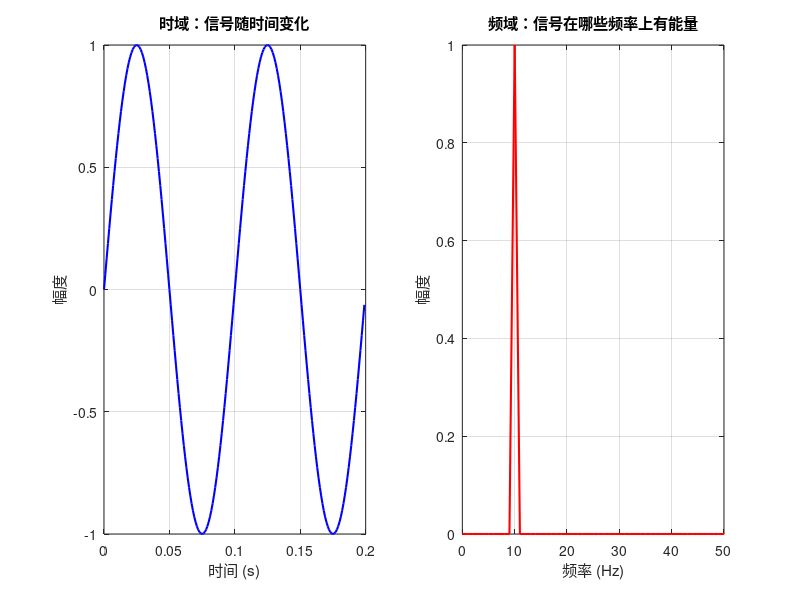

Source code (MATLAB): (Note: this script raises an error after producing the figure.)
%% ============================================================
%  信号基础复习 — 导航抗干扰前置知识
%  配套学习计划：阶段 2→3
%  运行方法：在 MATLAB 中 F5 直接跑
% ============================================================

clear; close all; clc;
fprintf('===== 信号基础复习 =====\n\n');

%% 1. 时域 vs 频域 — 信号的两个视角
% 一个 10Hz 的正弦波
fprintf('--- 1. 时域 vs 频域 ---\n');

Fs = 1000;          % 采样率 1000Hz（大于信号频率的2倍）
T  = 1;             % 时长 1 秒，指仿真总时长
t  = 0:1/Fs:T-1/Fs; % 时间轴->冒号语法 起始:步长:终点  

f0 = 10;            % 信号频率 10Hz
x  = sin(2*pi*f0*t); % 时域信号

% 画时域图
figure('Name', '时域 vs 频域', 'Position', [100, 100, 800, 400]);
subplot(1,2,1);
plot(t(1:200), x(1:200), 'b-', 'LineWidth', 1.5);
xlabel('时间 (s)'); ylabel('幅度');
title('时域：信号随时间变化');
grid on;

% FFT 转到频域
X     = fft(x);
f_axis = (0:length(X)-1) * Fs / length(X);  % 频率轴
amp   = abs(X) / length(X) * 2;              % 幅度

subplot(1,2,2);
plot(f_axis(1:200), amp(1:200), 'r-', 'LineWidth', 1.5);
xlabel('频率 (Hz)'); ylabel('幅度');
title('频域：信号在哪些频率上有能量');
grid on;
xlim([0, 50]);

fprintf('  10Hz 正弦波 → 频谱上在 10Hz 处有一个尖峰\n\n');

%% 2. 采样定理 — 采样率不够会怎样？
fprintf('--- 2. 采样定理 ---\n');

f_signal = 30;     % 信号 30Hz
Fs_bad   = 40;     % 采样率 40Hz (< 60Hz，违反采样定理)
Fs_good  = 200;    % 采样率 200Hz (>> 60Hz，满足)

t_bad  = 0:1/Fs_bad:1;
t_good = 0:1/Fs_good:1;

x_bad  = sin(2*pi*f_signal*t_bad);
x_good = sin(2*pi*f_signal*t_good);

figure('Name', '采样定理', 'Position', [100, 100, 800, 400]);

subplot(1,2,1);
plot(t_bad, x_bad, 'ro-', 'MarkerSize', 3);
hold on;
t_cont = 0:0.001:1;
plot(t_cont, sin(2*pi*f_signal*t_cont), 'b--');
title(sprintf('采样率 %dHz — ❌ 混叠', Fs_bad));
xlabel('时间 (s)'); ylabel('幅度');
legend('采样点', '原始信号', 'Location', 'northeast');

subplot(1,2,2);
plot(t_good, x_good, 'go-', 'MarkerSize', 3);
hold on;
plot(t_cont, sin(2*pi*f_signal*t_cont), 'b--');
title(sprintf('采样率 %dHz — ✅ 完整重建', Fs_good));
xlabel('时间 (s)'); ylabel('幅度');
legend('采样点', '原始信号', 'Location', 'northeast');

fprintf('  采样率 < 信号频率×2 → 混叠（虚线是原始信号，红点是采到的）\n');
fprintf('  北斗信号在 1.5GHz 附近 → ADC 采样率至少要 3GHz 以上\n\n');

%% 3. 加噪声 — 信号 vs 干扰
fprintf('--- 3. 信号 + 噪声 / 干扰 ---\n');

% 干净的信号
clean = sin(2*pi*10*t);

% 加高斯白噪声（模拟热噪声）
noise = 0.3 * randn(size(t));
noisy = clean + noise;

% 加单频干扰（模拟敌方干扰机）
jam_freq  = 200;             % 干扰频率 200Hz
jam_amp   = 2;               % 干扰幅度（比信号大）
jamming   = jam_amp * sin(2*pi*jam_freq*t);
jammed    = clean + jamming; % 信号 + 干扰

% 同时加噪声 + 干扰（最真实的场景）
realistic = clean + noise + jamming;

figure('Name', '信号 + 干扰', 'Position', [100, 100, 1000, 600]);

subplot(2,2,1);
plot(t(1:300), clean(1:300), 'b-');
title('① 干净信号 (GPS 北斗)');
ylabel('幅度');

subplot(2,2,2);
plot(t(1:300), jammed(1:300), 'r-');
title('② 信号 + 单频干扰');
ylabel('幅度');

subplot(2,2,3);
plot(t(1:300), noisy(1:300), 'g-');
title('③ 信号 + 白噪声');
xlabel('时间 (s)'); ylabel('幅度');

subplot(2,2,4);
plot(t(1:300), realistic(1:300), 'm-');
title('④ 信号 + 噪声 + 干扰 (真实场景)');
xlabel('时间 (s)'); ylabel('幅度');

fprintf('  干扰幅度 2.0，信号幅度 1.0 → 干扰功率是信号的 4 倍\n');
fprintf('  这就是干信比 JSR = 6dB，你后面要设计的抗干扰算法就是要抑制它\n\n');

%% 4. 频谱分析 — 看干扰在哪里
fprintf('--- 4. FFT 频谱分析 ---\n');

% 对含干扰的信号做频谱分析
X_clean = fft(clean);
X_jam   = fft(jammed);

f_axis = (0:length(X_clean)-1) * Fs / length(X_clean);
amp_clean = abs(X_clean) / length(X_clean) * 2;
amp_jam   = abs(X_jam)   / length(X_jam)   * 2;

figure('Name', '频谱分析', 'Position', [100, 100, 800, 400]);

subplot(1,2,1);
plot(f_axis(1:500), amp_clean(1:500), 'b-', 'LineWidth', 1.5);
title('干净信号频谱');
xlabel('频率 (Hz)'); ylabel('幅度');
xlim([0, 500]); grid on;

subplot(1,2,2);
plot(f_axis(1:500), amp_jam(1:500), 'r-', 'LineWidth', 1.5);
title('被干扰信号频谱 → 200Hz 处多了一个大尖峰');
xlabel('频率 (Hz)'); ylabel('幅度');
xlim([0, 500]); grid on;

fprintf('  看右边的图：10Hz 是北斗信号，200Hz 是干扰\n');
fprintf('  阶段 3 的 Notch 陷波器就是把这个 200Hz 的尖峰削掉\n\n');

%% 5. 相关 — 卫星捕获的本质
fprintf('--- 5. 相关 — 找信号 ---\n');

% 生成一个简单的扩频码（模拟 C/A 码）
code_len = 32;
code = 2 * (randi([0,1], 1, code_len) - 0.5);  % ±1 的序列

% 把码重复几次做成信号
signal = repmat(code, 1, 5);

% 自己做自相关
corr_result = xcorr(signal, code);

figure('Name', '相关', 'Position', [100, 100, 800, 400]);

subplot(1,2,1);
stem(code, 'b-', 'MarkerFaceColor', 'b');
title('扩频码 (±1 序列)');
xlabel('码片'); ylabel('幅度'); xlim([1, 32]);

subplot(1,2,2);
lags = -length(signal)+1 : length(signal)-1;
plot(lags, corr_result, 'b-', 'LineWidth', 1.5);
title('自相关 → 峰值在 0 偏移处');
xlabel('偏移 (码片)'); ylabel('相关值');
grid on;

fprintf('  接收机收到信号后，拿本地 C/A 码和信号做相关\n');
fprintf('  有峰值 → 捕获到卫星；无峰值 → 没有这颗卫星\n');
fprintf('  加上干扰后相关峰会变矮 → 抗干扰就是要恢复这个峰值\n\n');

%% 总结
fprintf('===== 复习完毕 =====\n');
fprintf('  今天学的 5 个概念，就是你阶段 3 抗干扰仿真的全部基础\n');
fprintf('  下一步可以用 Communications Toolbox 生成真正的北斗 B1I 信号了\n');
